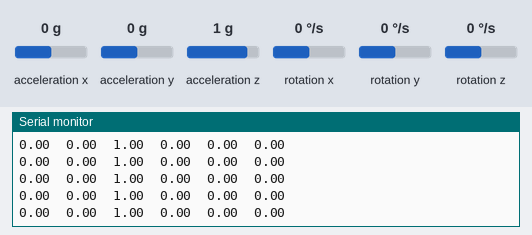
Recording of a sketch running on a simulated Arduino Uno, built with avr-gcc and run on an emulated ATmega328P. Parts: the last lines printed to the serial monitor. Inputs (shaded band) come from the test bench; at power-on: acceleration x 0 g, acceleration z 1 g, rotation x 0 °/s, rotation y 0 °/s, acceleration y 0 g, rotation z 0 °/s.

Above: at 1.2 s.
1.3 s: acceleration x set to -1.4 g
At 1.8 s:
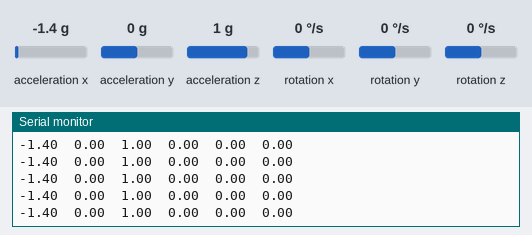
4.3 s: acceleration z set to -1.4 g
At 5.0 s:
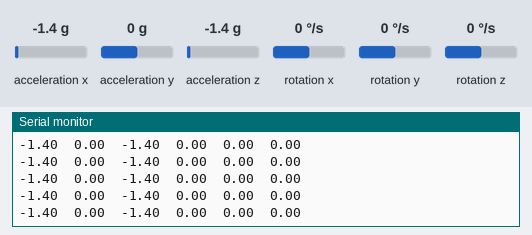
7.3 s: rotation x set to -192 °/s
At 7.8 s:
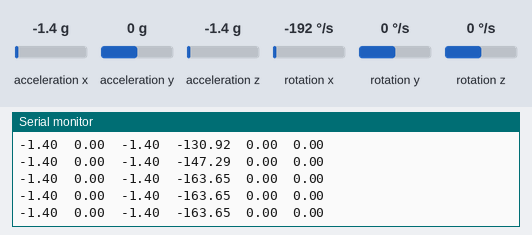
10.3 s: rotation y set to -192 °/s
At 10.7 s:
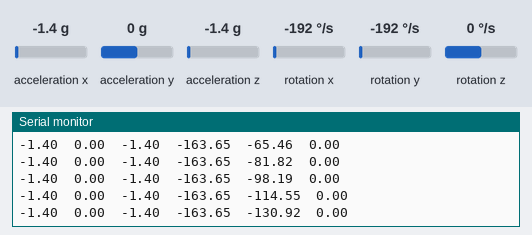
13.3 s: rotation x set to 0 °/s
At 13.33 s:
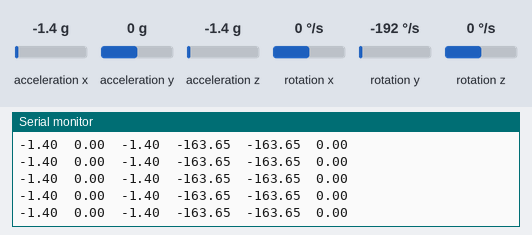
Timing chart, 0 to 16.3 s (numbered marks = the images above; inputs shaded):
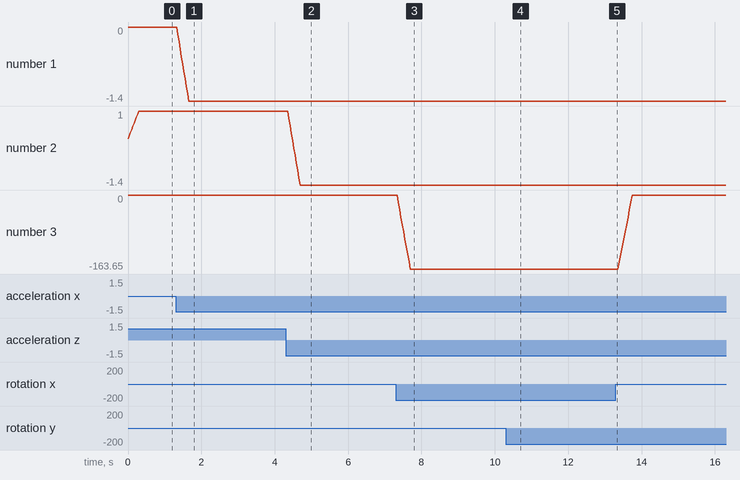

Measured:
- after the input at 1.3 s, the serial monitor: prints a new line after 0.06 s (image 1)
- after the input at 4.3 s, the serial monitor: prints a new line after 0.09 s (image 2)
- after the input at 7.3 s, the serial monitor: prints a new line after 0.07 s (image 3)
- after the input at 10.3 s, the serial monitor: prints a new line after 0.09 s (image 4)
- plotted number 1: 0 → -1.4 after the input at 1.3 s
- plotted number 3: 0 → -163.65 after the input at 7.3 s

The sketch:

LSM6.ino
```cpp
#include <Wire.h>
#include <LSM6.h>

LSM6 imu;

const int bufferSize = 10;
float bufferX[bufferSize];
float bufferY[bufferSize];
float bufferZ[bufferSize];
float bufferGX[bufferSize];
float bufferGY[bufferSize];
float bufferGZ[bufferSize];
int index = 0;

const bool debug = false;

void setup() {
  Serial.begin(9600);
  Wire.begin();

  if (!imu.init()) {
    Serial.println("Failed to detect and initialize IMU!");
    while (1);
  }

  imu.enableDefault();

  for (int i = 0; i < bufferSize; i++) {
    bufferX[i] = 0.0;
    bufferY[i] = 0.0;
    bufferZ[i] = 0.0;
    bufferGX[i] = 0.0;
    bufferGY[i] = 0.0;
    bufferGZ[i] = 0.0;
  }
}

void loop() {
  imu.read();

  bufferX[index] = mapFloat(imu.a.x, -32768, 32767, -2.0, 2.0);
  bufferY[index] = mapFloat(imu.a.y, -32768, 32767, -2.0, 2.0);
  bufferZ[index] = mapFloat(imu.a.z, -32768, 32767, -2.0, 2.0);
  bufferGX[index] = mapFloat(imu.g.x, -32768, 32767, -245.0, 245.0);
  bufferGY[index] = mapFloat(imu.g.y, -32768, 32767, -245.0, 245.0);
  bufferGZ[index] = mapFloat(imu.g.z, -32768, 32767, -245.0, 245.0);

  index = (index + 1) % bufferSize;

  float avgX = 0, avgY = 0, avgZ = 0, avgGX = 0, avgGY = 0, avgGZ = 0;
  for (int i = 0; i < bufferSize; i++) {
    avgX += bufferX[i];
    avgY += bufferY[i];
    avgZ += bufferZ[i];
    avgGX += bufferGX[i];
    avgGY += bufferGY[i];
    avgGZ += bufferGZ[i];
  }
  avgX /= bufferSize;
  avgY /= bufferSize;
  avgZ /= bufferSize;
  avgGX /= bufferSize;
  avgGY /= bufferSize;
  avgGZ /= bufferSize;

  Serial.print(avgX, 2);
  Serial.print("\t");
  Serial.print(avgY, 2);
  Serial.print("\t");
  Serial.print(avgZ, 2);
  Serial.print("\t");
  Serial.print(avgGX, 2);
  Serial.print("\t");
  Serial.print(avgGY, 2);
  Serial.print("\t");
  Serial.println(avgGZ, 2);

  if (debug) {
    Serial.print("Raw aX: "); Serial.print(imu.a.x); Serial.print(" Mapped: "); Serial.println(bufferX[index], 2);
    // Repeat for other values
  }

  delay(10);
}

float mapFloat(long x, long in_min, long in_max, float out_min, float out_max) {
  float result = (x - in_min) * (out_max - out_min) / (float)(in_max - in_min) + out_min;
  result = constrain(result, out_min, out_max);
  return result;
}
```
